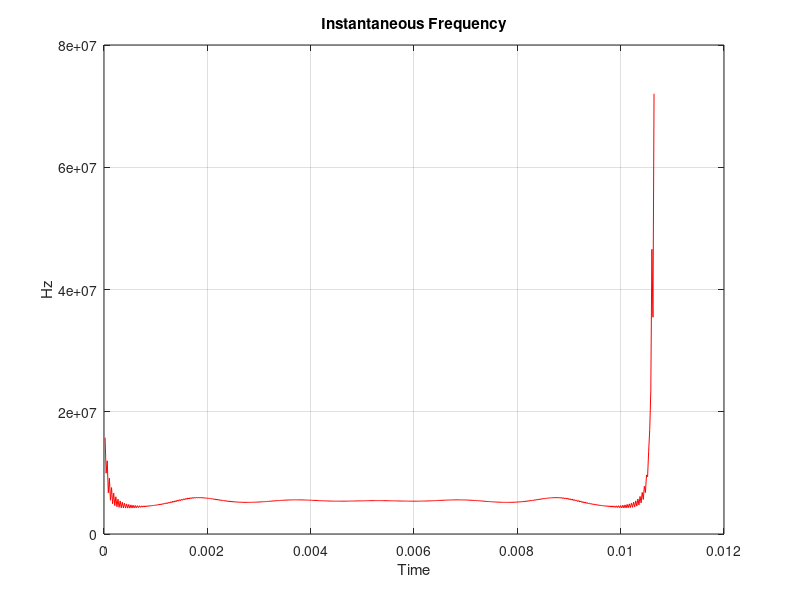

Write MATLAB code to recreate this figure.
%% Create tester
f = 222;
Amp = 1;
Fs = 48000;
ts = 1/Fs;
T = 0.04267/4;
t = 0:ts:(T - ts);
y = sin(2*pi*f*t)';

%% Load data in stead
y = csvread('x_signal521.txt');
y(:,2) = []; % Remove extra column

%% Calc with built in functions
%z = hilbert(y);
%instfreq = Fs/(2*pi)*diff(unwrap(angle(z)));

%% Home made
% hilbert
N = length(t);
W = 1;
y=fft(y);
% Division by 2, in stead of multiplication to keep everything below 1 on crosscore
y=[y(1,:)/2;
   y(2:N/2,:);
   y(N/2+1,:)./2;
   zeros(N/2-1, W)];
z=ifft(y);

%% read in file from CC which is already ifft
%load('../ifft_CC.mat');
%z=ifft_CC;
%z(:,2) = []; % Remove extra column
%% Do easy way
instfreq = Fs/(2*pi)*diff(unwrap(angle(z)));
za = angle(z);
zau = unwrap(angle(z));
zaud = diff(unwrap(angle(z)));

%% Angle
z = atan2(imag(z),real(z));

%% read in data which has already been taken argument off
%z = csvread('../y_argument.txt');
%z(:,2) = []; % Remove extra column

%% Unwrap
% https://stackoverflow.com/questions/15634400/continous-angles-in-c-eq-unwrap-function-in-matlab
% Scale to fit CC
z = (z/pi)*2^15;

for i = 2:N
  %dif = rem(z(i - 1) - z(i) + pi, 2 * pi);
  x = z(i - 1) - z(i) + 2^15;
  y = 2 * 2^15;
  %dif = rem(z(i - 1) - z(i) + 2^15, 2 * (2^15));
  dif(i) = rem(x, y);
  if (dif(i) < 0)
    %dif = dif + 2 * pi;
    dif(i) = dif(i) + 2 * 2^15;
  end
  %z(i) = dif - pi;
  z(i) = (dif(i) - 2^15);
  z(i) = z(i - 1) - z(i);
end

%% Diff
for k = 2:(numel(z))
  z(k - 1, 1) = z(k) - z(k - 1);
end
% Remove last diff
z(end) = [];

z = Fs/(2*pi)*z;

%% Plot
plot(t(2:end),z, '-r')
%hold on
%plot(t(2:end),instfreq)
xlabel('Time')
ylabel('Hz')
grid on
title('Instantaneous Frequency')

disp((mean(z(100:end-100))/(2^15))*pi)
%disp(mean(z(100:end-100)))
